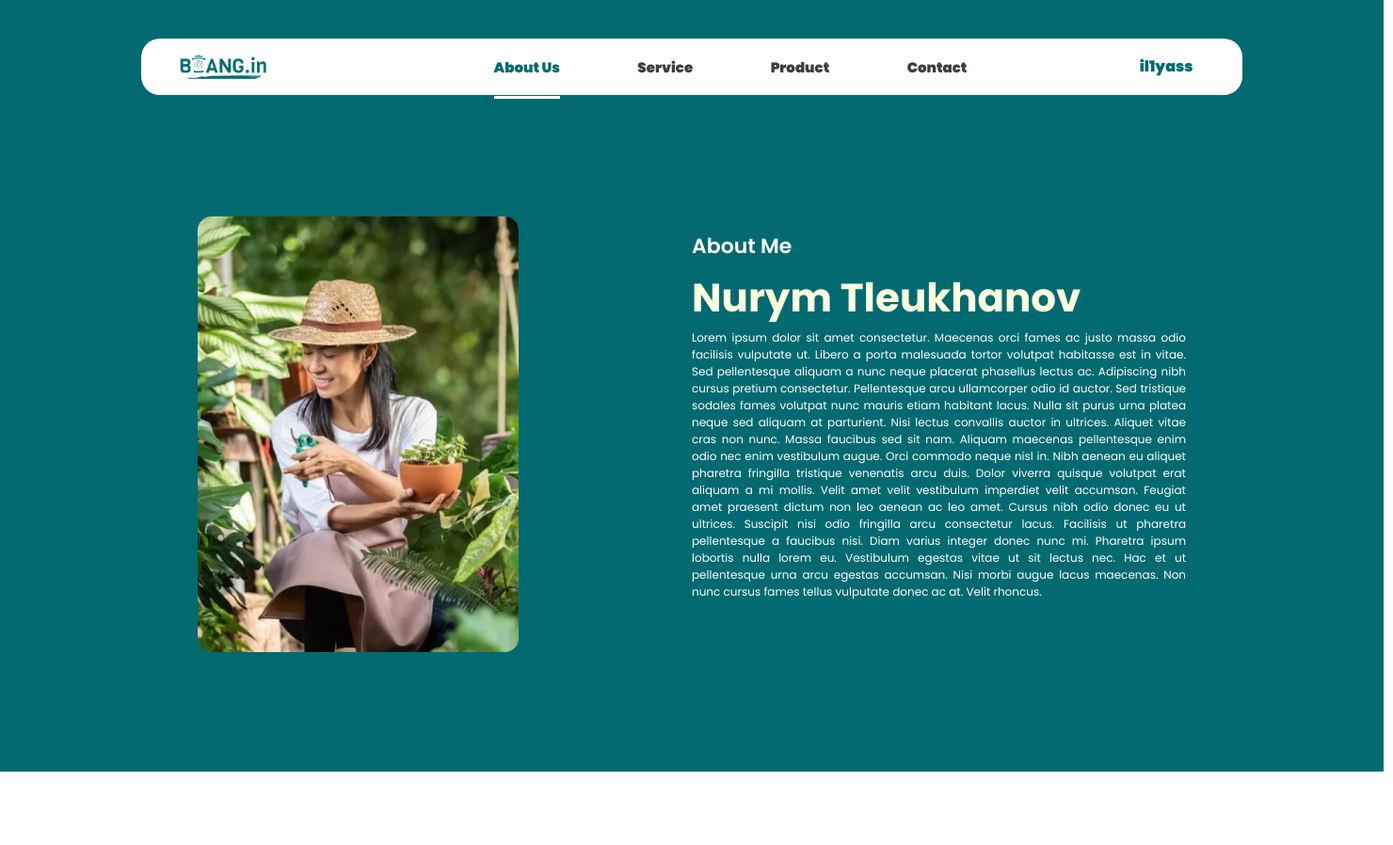
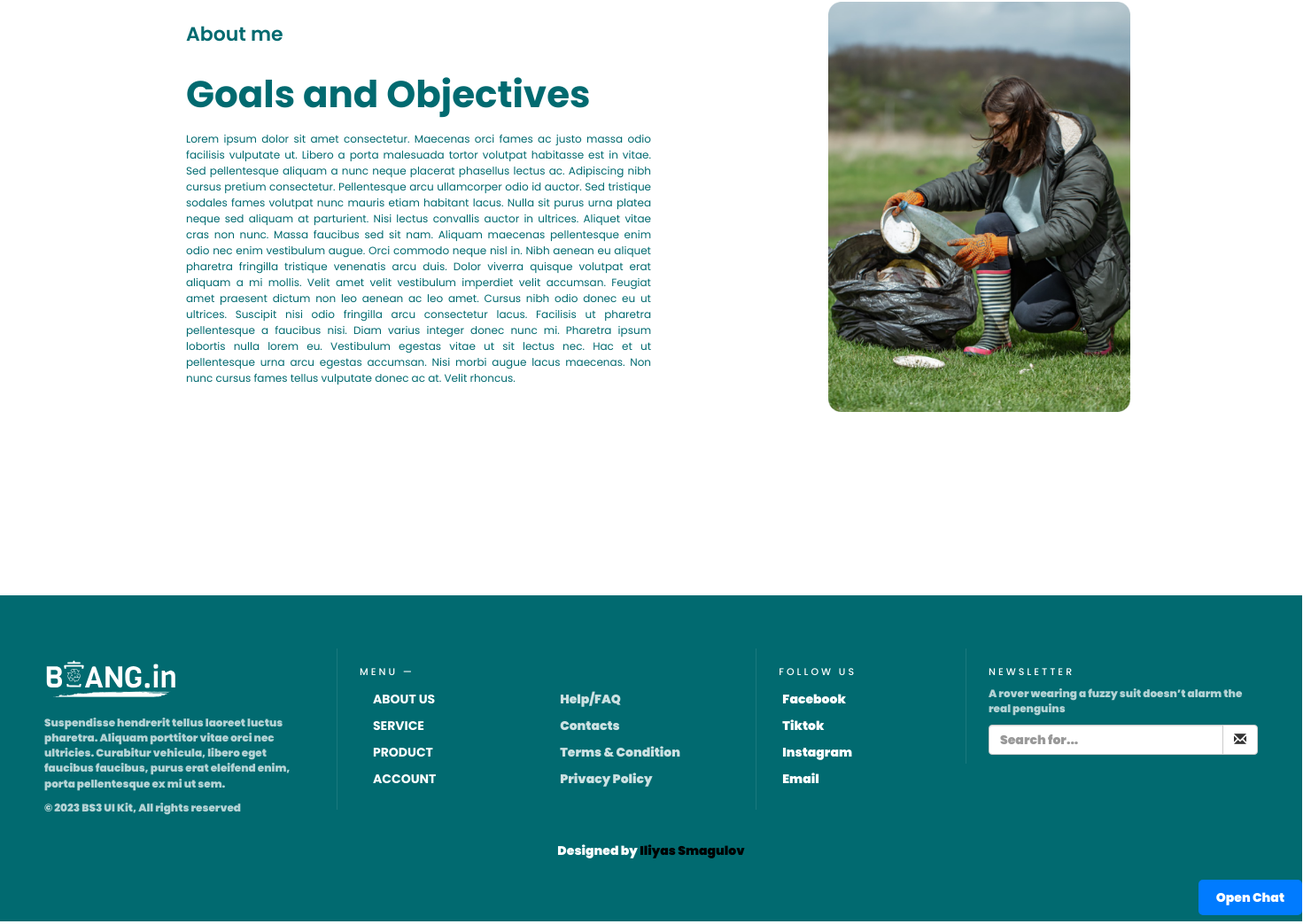
The page /about_us/ (signed in) on the database its author committed (2 pictures, top to bottom).
### bang/models.py (models this page shows, shortened)
class AboutMe(models.Model):
    title = models.CharField(max_length=100, verbose_name='Заголовок')
    description = models.CharField(max_length=100, verbose_name='Описание')
    content = models.TextField(blank=True, verbose_name='Контент')
    photo = models.ImageField(upload_to="photos/%Y/%m/%d/", verbose_name='Изображение')
    class Meta:
        verbose_name = 'О себе'
        verbose_name_plural = 'О себе'
        ordering = ['title']

### bang/views.py (the view)
# urls.py: path('about_us/', about_us, name='about_us'),
def about_us(request):
    posts = AboutMe.objects.all()
    odd_posts = posts[0::2]
    even_posts = posts[1::2]
    context = {
        'posts': posts,
        'title': 'About Us',
        'odd_posts': odd_posts,
        'even_posts': even_posts,
    }
    return render(request, 'test/about_us.html', context=context)

### templates/test/about_us.html
{% extends 'test/base.html' %}
{% load static %}
{% block content %}
    <body id="about_us">
        <div class="main">
            {% for p in posts %}
                {% if p.pk == 1 %}
                    <div class="block_1">
                        <div class="info">
                            {% if p.photo %}
                                <img src="{{ p.photo.url }}" alt="product_photo">
                            {% endif %}
                            <div class="about_me">
                                <h3>{{ p.title }}</h3>
                                <h1>{{ p.description }}</h1>
                                <h6>{{ p.content }}</h6>
                            </div>
                        </div>
                    </div>
                {% endif %}
                {% if p.pk == 2 %}
                    <div class="block_2">
                        <div class="info_2">
                            <div class="about_me_2">
                                <h3>{{ p.title }}</h3>
                                <h1>{{ p.description }}</h1>
                                <h6>{{ p.content }}</h6>
                            </div>
                            {% if p.photo %}
                                <img src="{{ p.photo.url }}" alt="product_photo">
                            {% endif %}
                        </div>
                    </div>
                {% endif %}
            {% endfor %}
        </div>
    </body>
{% endblock %}

### templates/test/base.html (shortened to what this page needs)
{% load static %}
<!doctype html>
<html lang="">
<head>
    <link rel="stylesheet" href="https://maxcdn.bootstrapcdn.com/bootstrap/3.3.6/css/bootstrap.min.css">
    <link rel="stylesheet" type="text/css" href="{% static 'test/css/base.css' %}">
    <link rel="stylesheet" type="text/css" href="{% static 'test/css/catalog.css' %}">
    <link rel="stylesheet" type="text/css" href="{% static 'test/css/index.css' %}">
    <link rel="stylesheet" type="text/css" href="{% static 'test/css/about_us.css' %}">
    <link rel="stylesheet" type="text/css" href="{% static 'articles_static/css/service.css' %}">
    <link rel="stylesheet" type="text/css" href="{% static 'articles_static/css/articles.css' %}">
    <link rel="stylesheet" type="text/css" href="{% static 'test/css/contact.css' %}">
    <link rel="stylesheet" type="text/css" href="{% static 'test/css/product.css' %}">
</head>
<body>
{% block mainmenu %}
    <header>
        <nav>
            <div class="topnav responsive" id="myTopnav">
                <a href="http://127.0.0.1:8000"><img class="header__logo" src="../../static/test/img/img.png"
                                                     alt="logo"></a>
                <div class="navbar">
                    <a id="about_us" href="http://127.0.0.1:8000/about_us/">About Us</a>
                    <a id="service" href="http://127.0.0.1:8000/service/">Service</a>
                    <a id="product" href="http://127.0.0.1:8000/product/">Product</a>
                    <a id="contact" href="http://127.0.0.1:8000/contact">Contact</a>
                </div>
                {% if request.user.is_authenticated %}
                    <div class="success">
                        <div class="dropdown">
                            <button class="dropbtn">{{ user.username }}
                            </button>
                        </div>
                    </div>
                {% else %}
                    <a href="{% url 'login' %}?next={% firstof request.path '/' %}">
                        <button class="login_button">Sign In</button>
                    </a>
                {% endif %}
            </div>
        </nav>
        {% if request.user.is_authenticated %}
            <button id="chat-toggle">Open Chat</button>
        {% endif %}
    </header>
{% endblock mainmenu %}
{% block content %}
{% endblock %}
{% block footer %}
    <div class="footer">
        <section style="height:80px;"></section>
        <footer class="footer_bs">
            <div class="row">
                <div class="col-md-3 footer-brand animated fadeInLeft">
                    <img class="logo" src="../../static/test/img/logo_master.svg" alt="logo">
                    <p>Suspendisse hendrerit tellus laoreet luctus pharetra. Aliquam porttitor vitae orci nec ultricies.
                        Curabitur vehicula, libero eget faucibus faucibus, purus erat eleifend enim, porta pellentesque
                        ex mi ut sem.</p>
                    <p>© 2023 BS3 UI Kit, All rights reserved</p>
                </div>
                <div class="col-md-4 footer-nav animated fadeInUp">
                    <h4>Menu —</h4>
                    <div class="col-md-6">
                        <ul class="pages">
                            <li><a href="http://127.0.0.1:8000/about_us/">About Us</a></li>
                            <li><a href="http://127.0.0.1:8000/service/">Service</a></li>
                            <li><a href="http://127.0.0.1:8000/product/">Product</a></li>
                            <li><a href="#">Account</a></li>
                        </ul>
                    </div>
                    <div class="col-md-6">
                        <ul class="list">
                            <li><a href="#">Help/FAQ</a></li>
                            <li><a href="http://127.0.0.1:8000/contact">Contacts</a></li>
                            <li><a href="#">Terms & Condition</a></li>
                            <li><a href="#">Privacy Policy</a></li>
                        </ul>
                    </div>
                </div>
                <div class="col-md-2 footer-social animated fadeInDown">
                    <h4>Follow Us</h4>
                    <ul>
                        <li><a href="#">Facebook</a></li>
                        <li><a href="#">Tiktok</a></li>
                        <li><a href="#">Instagram</a></li>
                        <li><a href="#">Email</a></li>
                    </ul>
                </div>
                <div class="col-md-3 footer-ns animated fadeInRight">
                    <h4>Newsletter</h4>
                    <p>A rover wearing a fuzzy suit doesn’t alarm the real penguins</p>
                    <p>
                    <div class="input-group">
                        <input type="text" class="form-control" placeholder="Search for...">
                        <span class="input-group-btn">
  <button class="btn btn-default" type="button"><span class="glyphicon glyphicon-envelope"></span></button>
  </span>
                    </div>
                </div>
            </div>
            <section style="text-align:center; margin:10px auto;"><p>Designed by <a class="designer" href="/">Iliyas
                Smagulov</a></p>
            </section>
        </footer>
    </div>
{% endblock footer %}
</body>
</html>

### static/test/css/base.css (style rules this page uses)
* { margin: 0; padding: 0; }
a { text-decoration: none; }
li { list-style: none; }
body { font-family: 'Poppins', sans-serif; width: 1470px; }
#about_us:hover, #about_us #about_us { display: inline-block; border-bottom: 3px solid #FFFFFF; text-decoration: none; color: #016A70; font-weight: 900; }
header { height: 150px; width: 100%; background: #016A70; display: flex; flex-direction: flex; }
.header__logo { padding-top: 15px; margin-left: 40px; width: 8%; height: 20%; cursor: pointer; float: left; }
nav { height: 60px; border-radius: 20px; width: 100%; background: white; margin-top: 41px; margin-left: 150px; margin-right: 150px; line-height: 60px; }
.navbar { display: inline-block; margin-left: 200px; }
.navbar a { font-size: 15px; color: #393E46; text-decoration: none; margin: 0 40px; }
.dropdown { z-index: 2; }
.dropdown .dropbtn { font-size: 16px; border: none; outline: none; color: #016A70; background-color: inherit; font-family: inherit; margin: 0; }
.footer_bs { background-color: #016A70; padding: 60px 40px; color: rgba(255, 255, 255, 1.00); background-size: cover; }
.footer_bs .footer-brand, .footer_bs .footer-nav, .footer_bs .footer-social, .footer_bs .footer-ns { padding: 10px 25px; }
.footer_bs .footer-nav, .footer_bs .footer-social, .footer_bs .footer-ns { border-color: transparent; }
.footer_bs .footer-brand p { font-size: 12px; color: rgba(255, 255, 255, 0.70); }
.footer_bs .footer-nav ul.pages { list-style: none; padding: 0px; }
.footer_bs .footer-nav ul.pages li { padding: 5px 0px; }
.footer_bs .footer-nav ul.pages a { color: rgba(255, 255, 255, 1.00); font-weight: bold; text-transform: uppercase; }
.footer_bs .footer-nav h4 { font-size: 11px; text-transform: uppercase; letter-spacing: 3px; margin-bottom: 10px; }
.footer_bs .footer-nav ul.list { list-style: none; padding: 0px; }
.footer_bs .footer-nav ul.list li { padding: 5px 0px; }
.footer_bs .footer-nav ul.list a { color: rgba(255, 255, 255, 0.80); }
.footer_bs .footer-social ul { list-style: none; padding: 0px; }
.footer_bs .footer-social h4 { font-size: 11px; text-transform: uppercase; letter-spacing: 3px; }
.footer_bs .footer-social li { padding: 5px 4px; }
.footer_bs .footer-social a { color: rgba(255, 255, 255, 1.00); }
.footer_bs .footer-ns h4 { font-size: 11px; text-transform: uppercase; letter-spacing: 3px; margin-bottom: 10px; }
.footer_bs .footer-ns p { font-size: 12px; color: rgba(255, 255, 255, 0.70); }
@media (min-width: 768px) { .footer_bs .footer-nav, .footer_bs .footer-social, .footer_bs .footer-ns { border-left: solid 1px rgba(255, 255, 255, 0.10); } }
.logo { margin-bottom: 20px; cursor: pointer; }
.designer { text-decoration: none; color: black; }

### static/test/css/index.css (style rules this page uses)
.success { float: right; margin-right: 50px; padding-left: 15px; }

### static/test/css/about_us.css (style rules this page uses)
.main { width: 100%; height: 100%; }
.block_1 { background-color: #016A70; height: 670px; }
.info { margin-right: 210px; margin-left: 210px; display: grid; grid-template-columns: 1fr 1fr; padding-top: 80px; font-family: Poppins; font-style: normal; line-height: normal; }
.info img { width: 65%; height: 100%; }
.about_me h3 { color: #FFF; font-size: 22px; font-weight: 600; }
.about_me h1 { color: #FFD; font-size: 42px; font-weight: 700; }
.about_me h6 { color: #FFF; text-align: justify; font-size: 12px; font-weight: 400; line-height: normal; }
.block_2 { background-color: #FFF; height: 670px; }
.info_2 { margin-right: 210px; margin-left: 210px; display: grid; grid-template-columns: 1fr 1fr; padding-top: 80px; font-style: normal; font-family: Poppins; color: #016A70; }
.info_2 img { width: 65%; height: 100%; margin-left: 200px; }
.about_me_2 h3 { font-size: 22px; font-weight: 600; line-height: normal; }
.about_me_2 h1 { font-size: 42px; font-weight: 700; line-height: normal; }
.about_me_2 h6 { text-align: justify; font-size: 12px; font-weight: 400; line-height: normal; }

### static/articles_static/css/service.css (style rules this page uses)
.main { width: 100%; height: 100%; }

### templates/test/base.html (style rules this page uses)
#chat-toggle { position: fixed; bottom: 10px; right: 10px; background-color: #007bff; color: #fff; border: none; padding: 10px 20px; border-radius: 5px; cursor: pointer; }

### rows shown on the page
AboutMe: photo (picture), title "About Me", description "Nurym Tleukhanov", content "Lorem ipsum dolor sit amet consectetur. Maecenas orci fames ac justo massa odio facilisis vulputate ut. Libero a porta malesuada tortor volutpat habitasse est in vitae. Sed pellentesque aliquam a nunc neque placerat phasellus lectus ac. Adipiscing nibh cursus pretium consectetur. Pellentesque arcu ullamcorper odio id auctor. Sed tristique sodales fames volutpat nunc mauris etiam habitant lacus. Nulla sit purus urna platea neque sed aliquam at parturient. Nisi lectus convallis auctor in ultrices. Aliquet vitae cras non nunc. Massa faucibus sed sit nam. Aliquam maecenas pellentesque enim odio nec enim vestibulum augue. Orci commodo neque nisl in. Nibh aenean eu aliquet pharetra fringilla…"
AboutMe: title "About me", description "Goals and Objectives", content "Lorem ipsum dolor sit amet consectetur. Maecenas orci fames ac justo massa odio facilisis vulputate ut. Libero a porta malesuada tortor volutpat habitasse est in vitae. Sed pellentesque aliquam a nunc neque placerat phasellus lectus ac. Adipiscing nibh cursus pretium consectetur. Pellentesque arcu ullamcorper odio id auctor. Sed tristique sodales fames volutpat nunc mauris etiam habitant lacus. Nulla sit purus urna platea neque sed aliquam at parturient. Nisi lectus convallis auctor in ultrices. Aliquet vitae cras non nunc. Massa faucibus sed sit nam. Aliquam maecenas pellentesque enim odio nec enim vestibulum augue. Orci commodo neque nisl in. Nibh aenean eu aliquet pharetra fringilla…", photo (picture)

### other values the page prints
{{ user.username }} "il1yass"
